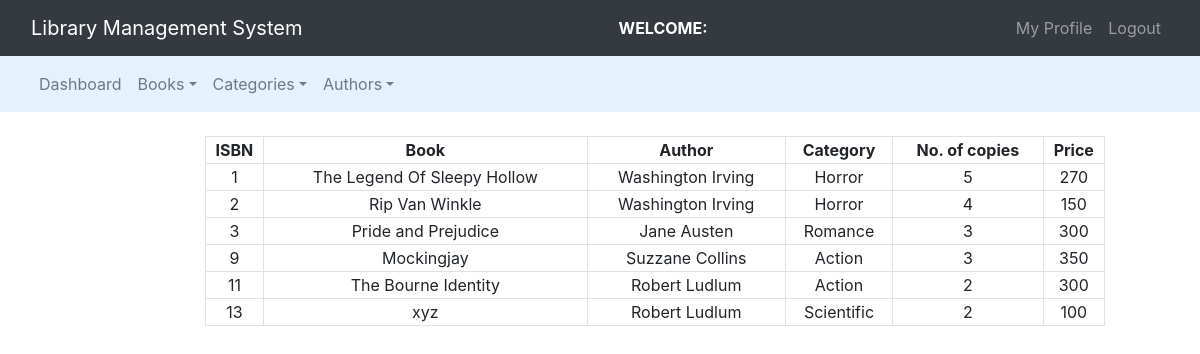
Screenshot of /admin/reg_books.php with the database file from the repository.
### tables this page shows
CREATE TABLE `books` (
  `isbn` int(11) NOT NULL,
  `book_name` varchar(60) NOT NULL,
  `author_id` int(10) NOT NULL,
  `category_id` int(10) NOT NULL,
  `book_copies` int(10) NOT NULL,
  `book_price` int(11) DEFAULT NULL
);

CREATE TABLE `authors` (
  `author_id` int(11) NOT NULL,
  `author_name` varchar(30) NOT NULL
);

CREATE TABLE `category` (
  `category_id` int(11) NOT NULL,
  `category_name` varchar(30) NOT NULL
);

### admin/reg_books.php (the view, shortened to what this page needs)
<?php
    $connection = mysqli_connect('localhost', 'root', '', 'lms_main');
    $query = "select books.isbn as isbn, books.book_name as book_name, authors.author_name as author_name, category.category_name as category, books.book_copies as copies, books.book_price
                as price from books left join authors on books.author_id = authors.author_id
                left join category on books.category_id = category.category_id;";
?>
<!DOCTYPE html>
<html lang="en">
<head>
    <link rel="stylesheet" type="text/css" href="../bootstrap-4.4.1/css/bootstrap.min.css">
</head>
<body>
    <nav class="navbar navbar-expand-lg navbar-dark bg-dark">
    <div class="container-fluid">
			<div class="navbar-header">
				<a class="navbar-brand" href="index.php">Library Management System</a>
			</div>
        <font style="color : white"><span><strong><?php echo "WELCOME: ".$_SESSION['name']; ?></strong></span></font>
		    <ul class="nav navbar-nav navbar-right">
		      <li class="nav-item dropdown">
                <a href="" class="nav-link dropdown toggle" data-toggle = "dropdown">My Profile</a>
              </li>
              <li class="nav-item">
                <a href="logout.php" class="nav-link">Logout</a>
              </li>
		    </ul>
		</div>
    </nav>
    <nav class="navbar navbar-expand-lg navbar-light" style="background-color: #e3f2fd;">
      <div class="container-fluid">
        <ul class="nav navbar-nav navbar-center">
          <li class="nav-item">
            <a href="admin_dashboard.php" class="nav-link">Dashboard</a>
          </li>
          <li class="nav-item dropdown">
            <a href="" class="nav-link dropdown-toggle" data-toggle="dropdown">Books</a>
          </li>
          <li class="nav-item dropdown">
            <a href="" class="nav-link dropdown-toggle" data-toggle="dropdown">Categories</a>
          </li>
          <li class="nav-item dropdown">
            <a href="" class="nav-link dropdown-toggle" data-toggle="dropdown">Authors</a>
          </li>
        </ul>
      </div>
    </nav><br>
    <div class="row">
        <div class="col-md-2"></div>
        <div class="col-md-8">
            <form>
                <table class="table-bordered" width="900px" style="text-align: center;">
                    <tr>
                        <th>ISBN</th>
                        <th>Book</th>
                        <th>Author</th>
                        <th>Category</th>
                        <th>No. of copies</th>
                        <th>Price</th>
                    </tr>
                    <?php
                        $query_run = mysqli_query($connection, $query);
                        while($row=mysqli_fetch_assoc($query_run))
                        {
                            $isbn=$row['isbn'];
                            $book_name=$row['book_name'];
                            $author_name=$row['author_name'];
                            $category=$row['category'];
                            $copies=$row['copies'];
                            $price=$row['price'];
                            echo "<tr><td>$isbn</td><td>$book_name</td><td>$author_name</td><td>$category</td><td>$copies</td><td>$price</td></tr>";
                        }
                    ?>
                </table>
            </form>
        </div>
        <div class="col-md-2"></div>
    </div>
</body>
</html>

### rows the page displays
books: isbn "1", book_name "The Legend Of Sleepy Hollow", author.author_name "Washington Irving", category.category_name "Horror", book_copies "5", book_price "270"
books: isbn "2", book_name "Rip Van Winkle", author.author_name "Washington Irving", category.category_name "Horror", book_copies "4", book_price "150"
books: isbn "3", book_name "Pride and Prejudice", author.author_name "Jane Austen", category.category_name "Romance", book_copies "3", book_price "300"
books: isbn "9", book_name "Mockingjay", author.author_name "Suzzane Collins", category.category_name "Action", book_copies "3", book_price "350"
books: isbn "11", book_name "The Bourne Identity", author.author_name "Robert Ludlum", category.category_name "Action", book_copies "2", book_price "300"
books: isbn "13", book_name "xyz", author.author_name "Robert Ludlum", category.category_name "Scientific", book_copies "2", book_price "100"
